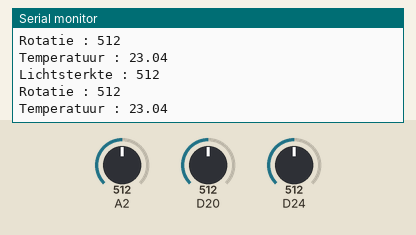
This sketch was run on a simulated Arduino Zero (SAMD21). Shown: the last lines printed to the serial monitor. The test bench sets the inputs (shaded band); at power-on: A2 = 512, D20 = 512, D24 = 512.

Above: at 5.8 s.
5.9 s: A2 set to 716
At 10.4 s:
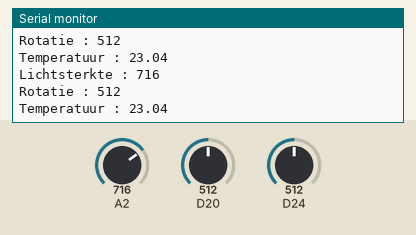
11.9 s: D20 set to 716
At 15.4 s:
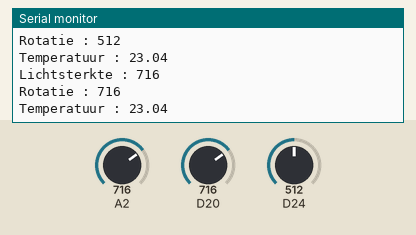
17.9 s: D24 set to 716
At 20.5 s:
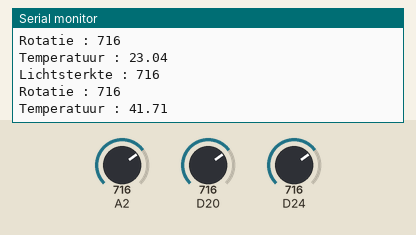
23.9 s: A2 set to 900
At 25.5 s:
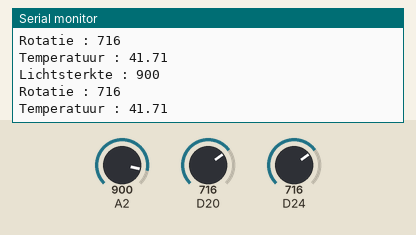
29.9 s: D20 set to 900
At 30.5 s:
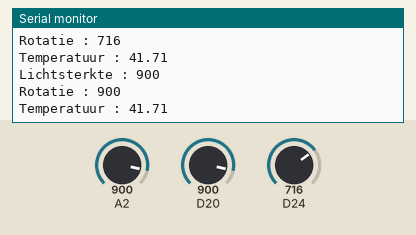
35.9 s: D24 set to 900
At 40.6 s:
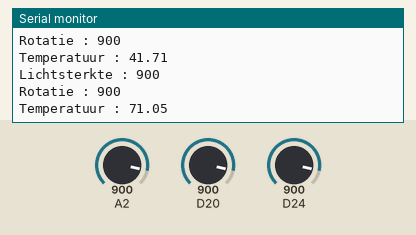
Timing chart, 0 to 42.1 s (numbered marks = the images above; inputs shaded):
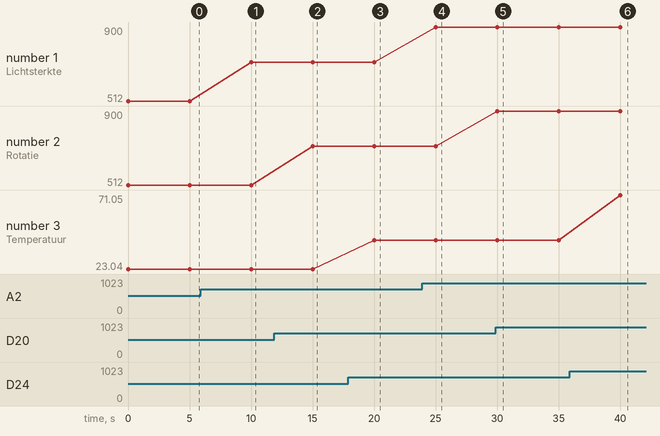

The sketch:

lightsensor.ino
```cpp
/*
/* Grove - Light Sensor demo v1.0
*
* signal wire to A0.
* By: http://www.seeedstudio.com
*/
#include <math.h>
const int ledPin=13;                 //Connect the LED Grove module to Pin13, Digital 13
const int thresholdvalue=10;         //The threshold for which the LED should turn on.
float Rsensor;                       //Resistance of sensor in K
int tempValue;
float temperature;
int B=4275;                          //Grootte van de weerstand
const int R0 = 100000;               // R0 = 100k
float resistance;

void setup() {
  while(!SerialUSB);                 //Start the Serial connection
  // pinMode(ledPin,OUTPUT);         //Set the LED on Digital 12 as an OUTPUT
}

void loop() {
  int lightValue = analogRead(A2);
  Rsensor=(float)(1023-lightValue)*10/lightValue;
  SerialUSB.print("Lichtsterkte : ");
  SerialUSB.println(lightValue);
  //SerialUSB.println(Rsensor,DEC);//show the light intensity on the serial monitor;

  int rotationValue = analogRead(A6);
  SerialUSB.print("Rotatie : ");
  SerialUSB.println(rotationValue);

  tempValue=analogRead(A10);
  float R = 1023.0/((float)tempValue)-1.0;
  R = 100000.0*R;
  float temperature=1.0/(log(R/100000.0)/B+1/298.15)-273.15; //convert to temperature via datasheet ;
  temperature=temperature-2;                  // adjust temperature because of sensor mismatch
  SerialUSB.print("Temperatuur : ");
  SerialUSB.println(temperature);

  SerialUSB.println();
  delay(5000);
}
```

Measured:
- after the input at 5.9 s, the serial monitor: prints a new line after 4.1 s (image 1)
- after the input at 11.9 s, the serial monitor: prints a new line after 3.1 s (image 2)
- after the input at 17.9 s, the serial monitor: prints a new line after 2.1 s (image 3)
- after the input at 23.9 s, the serial monitor: prints a new line after 1.1 s (image 4)
- after the input at 29.9 s, the serial monitor: prints a new line after 0.10 s (image 5)
- after the input at 35.9 s, the serial monitor: prints a new line after 4.1 s (image 6)
- plotted number 1: 512 → 716 after the input at 5.9 s, 716 → 900 after the input at 23.9 s
- plotted number 3: 23.04 → 41.71 after the input at 17.9 s, 41.71 → 71.05 after the input at 35.9 s
